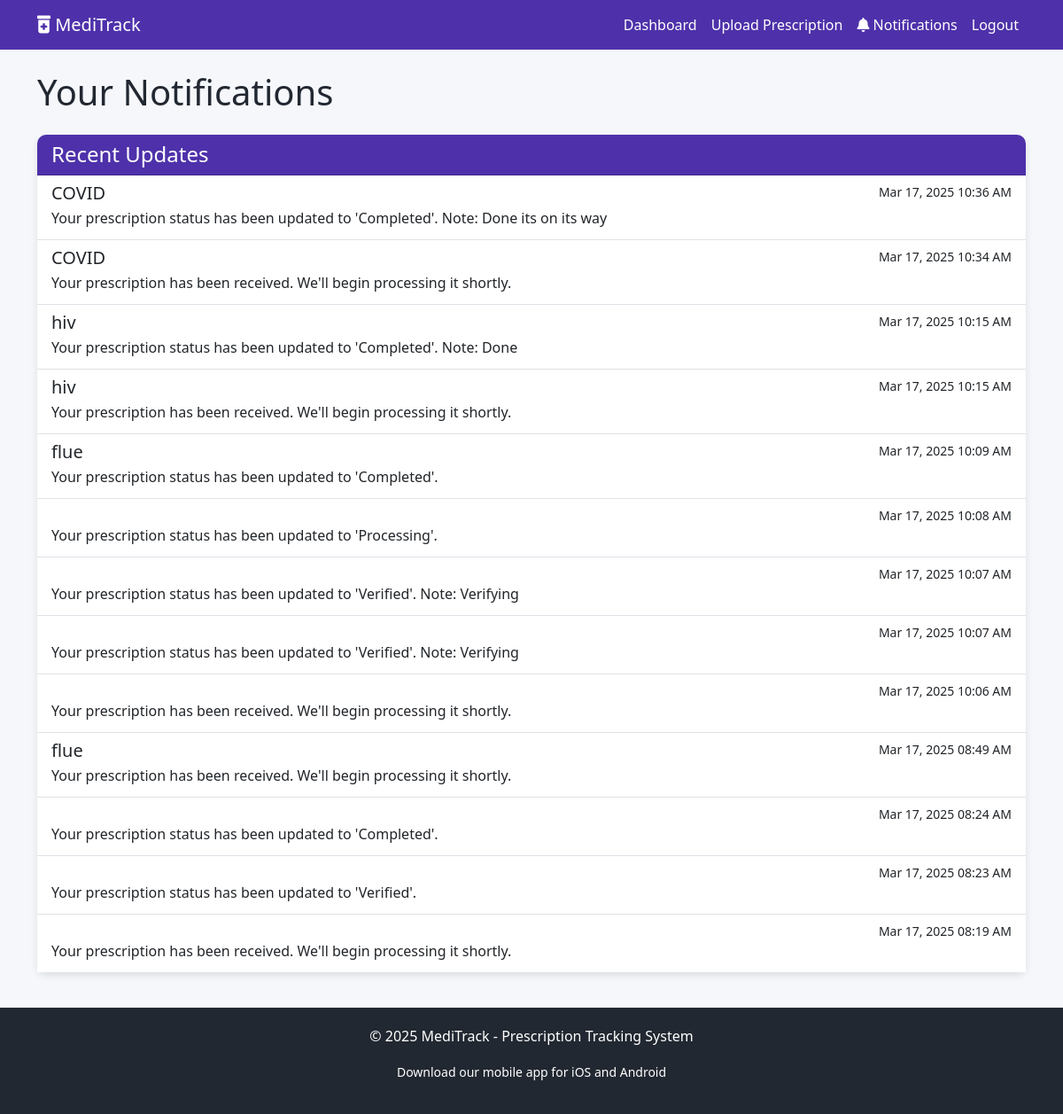
/notifications (signed in), run on the app's committed database.
### prescrib.py (models this page shows)
class Notification(db.Model):
    id = db.Column(db.Integer, primary_key=True)
    timestamp = db.Column(db.DateTime, default=datetime.utcnow)
    message = db.Column(db.Text)
    is_read = db.Column(db.Boolean, default=False)
    prescription_id = db.Column(db.Integer, db.ForeignKey('prescription.id'), nullable=False)

class Prescription(db.Model):
    id = db.Column(db.Integer, primary_key=True)
    filename = db.Column(db.String(100))
    file_path = db.Column(db.String(255))
    upload_date = db.Column(db.DateTime, default=datetime.utcnow)
    doctor_name = db.Column(db.String(100))
    medication = db.Column(db.String(100))
    status = db.Column(db.String(20), default='Received')  # Received, Verified, Processing, Ready, Completed
    pharmacy_notes = db.Column(db.Text)
    pickup_date = db.Column(db.DateTime, nullable=True)
    user_id = db.Column(db.Integer, db.ForeignKey('user.id'), nullable=False)
    notifications = db.relationship('Notification', backref='prescription', lazy=True)

### prescrib.py (the view)
@app.route('/notifications')
@login_required
def notifications():
    notifications = Notification.query.join(Prescription).filter(
        Prescription.user_id == current_user.id
    ).order_by(Notification.timestamp.desc()).all()
    for notification in notifications:
        notification.is_read = True
    db.session.commit()
    return render_template('notifications.html', notifications=notifications)

### prescrib.py (called while the page is built)
@login_manager.user_loader
def load_user(user_id):
    return User.query.get(int(user_id))

### templates/notifications.html (shortened to what this page needs)
{% extends "base.html" %}
{% block content %}
<h1 class="mb-4">Your Notifications</h1>
{% if notifications %}
    <div class="card">
        <div class="card-header">
            <h4 class="mb-0">Recent Updates</h4>
        </div>
        <div class="card-body p-0">
            <div class="list-group list-group-flush">
                {% for notification in notifications %}
                    <a href="{{ url_for('view_prescription', prescription_id=notification.prescription_id) }}" class="list-group-item list-group-item-action">
                        <div class="d-flex w-100 justify-content-between">
                            <h5 class="mb-1">
                                {{ notification.prescription.medication }}
                            </h5>
                            <small>{{ notification.timestamp.strftime('%b %d, %Y %I:%M %p') }}</small>
                        </div>
                        <p class="mb-1">{{ notification.message }}</p>
                    </a>
                {% endfor %}
            </div>
        </div>
    </div>
{% endif %}
{% endblock %}

### templates/base.html (style rules this page uses)
:root { --primary-color: #4E31AA; --secondary-color: #2F58CD; --accent-color: #3795BD; --light-color: #F5F7FB; --dark-color: #222831; }
body { font-family: 'Segoe UI', Tahoma, Geneva, Verdana, sans-serif; background-color: var(--light-color); color: var(--dark-color); }
.card { border-radius: 10px; box-shadow: 0 4px 8px rgba(0, 0, 0, 0.1); margin-bottom: 20px; border: none; }
.card-header { background-color: var(--primary-color); color: white; border-radius: 10px 10px 0 0 !important; }

### data on the page
Notification: prescription.medication "COVID", timestamp "Mar 17, 2025 10:36 AM", message "Your prescription status has been updated to 'Completed'. Note: Done its on its way"
Notification: prescription.medication "COVID", timestamp "Mar 17, 2025 10:34 AM", message "Your prescription has been received. We'll begin processing it shortly."
Notification: prescription.medication "hiv", timestamp "Mar 17, 2025 10:15 AM", message "Your prescription status has been updated to 'Completed'. Note: Done"
Notification: prescription.medication "hiv", timestamp "Mar 17, 2025 10:15 AM", message "Your prescription has been received. We'll begin processing it shortly."
Notification: prescription.medication "flue", timestamp "Mar 17, 2025 10:09 AM", message "Your prescription status has been updated to 'Completed'."
Notification: timestamp "Mar 17, 2025 10:08 AM", message "Your prescription status has been updated to 'Processing'."
Notification: timestamp "Mar 17, 2025 10:07 AM", message "Your prescription status has been updated to 'Verified'. Note: Verifying"
Notification: timestamp "Mar 17, 2025 10:07 AM", message "Your prescription status has been updated to 'Verified'. Note: Verifying"
Notification: timestamp "Mar 17, 2025 10:06 AM", message "Your prescription has been received. We'll begin processing it shortly."
Notification: prescription.medication "flue", timestamp "Mar 17, 2025 08:49 AM", message "Your prescription has been received. We'll begin processing it shortly."
Notification: timestamp "Mar 17, 2025 08:24 AM", message "Your prescription status has been updated to 'Completed'."
Notification: timestamp "Mar 17, 2025 08:23 AM", message "Your prescription status has been updated to 'Verified'."
Notification: timestamp "Mar 17, 2025 08:19 AM", message "Your prescription has been received. We'll begin processing it shortly."
